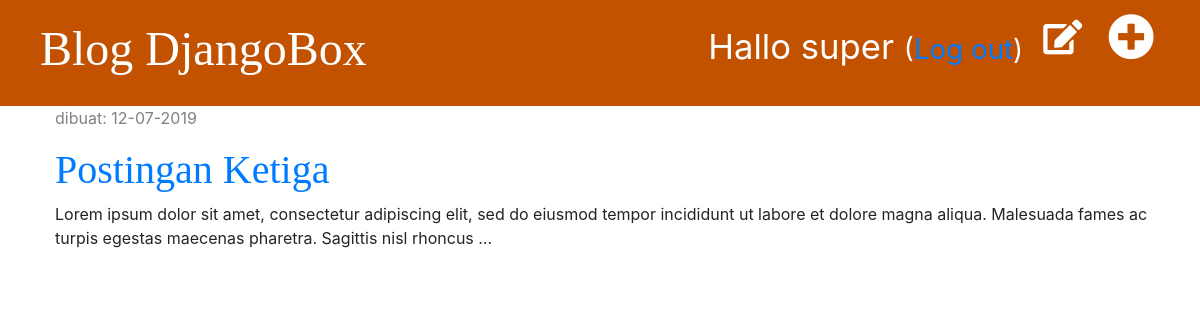
Page /drafts/ (signed in) on the committed database.
### blog/models.py (models this page shows, shortened)
class Post(models.Model):
	author = models.ForeignKey(settings.AUTH_USER_MODEL, on_delete=models.CASCADE)
	judul = models.CharField(max_length=200)
	isi = models.TextField()
	tgl_buat = models.DateTimeField(default=timezone.now)
	tgl_terbit = models.DateTimeField(blank=True, null=True)

### blog/views.py (the view)
# urls.py: path('drafts/', views.post_draft_list, name='post_draft_list'),
@login_required
def post_draft_list(request):
	posts = Post.objects.filter(tgl_terbit__isnull=True).order_by('tgl_buat')
	return render(request, 'blog/post_draft_list.html', {'posts': posts})

### blog/templates/blog/post_draft_list.html
{% extends 'blog/base.html' %}
{% block content %}
	{% for post in posts %}
		<div class="post">
			<p class="date">dibuat: {{ post.tgl_buat|date:'d-m-Y' }}</p>
			<h1><a href="{% url 'post_detail' pk=post.pk %}">{{ post.judul }}</a></h1>
			<p>{{ post.isi|truncatechars:200 }}</p>
		</div>
	{% endfor %}
{% endblock %}

### blog/templates/blog/base.html (shortened to what this page needs)
{% load static %}
<html>
	<head>
		<link rel="stylesheet" href="{% static 'css/bootstrap.min.css' %}">
		<link rel="stylesheet" href="{% static 'css/all.min.css' %}">
		<link rel="stylesheet" href="{% static 'css/blog.css' %}">
	</head>
	<body>
		<div class="page-header">
		{% if user.is_authenticated %}
			<a href="{% url 'post_baru' %}" class="top-menu"><span class="fas fa-plus-circle fa-fw fa-lg"></span></a>
			<a href="{% url 'post_draft_list' %}" class="top-menu"><span class="fas fa-edit"></span></a>
			<p class="top-menu">Hallo {{ user.username }} <small> (<a href="{% url 'logout' %}">Log out</a>)</small></p>
		{% else %}
			<a href="{% url 'login' %}" class="top-menu"><span class="fas fa-lock"></span></a>
		{% endif %}
			<h1><a href="/">Blog DjangoBox</a></h1>
		</div>
	<div class="content container">
		<div class="row">
			<div class="col-md-12">
				{% block content %}
				{% endblock %}
			</div>
		</div>
	</div>
	</body>
</html>

### blog/static/css/blog.css (style rules this page uses)
.page-header { background-color: #C25100; margin-top: 0; padding: 20px 20px 20px 40px; }
.page-header h1, .page-header h1 a, .page-header h1 a:visited, .page-header h1 a:active { color: #ffffff; font-size: 36pt; text-decoration: none; }
.content { margin-left: 40px; }
h1, h2, h3, h4 { font-family: 'Lobster', cursive; }
.date { color: #828282; }
.top-menu, .top-menu:hover, .top-menu:visited { color: #ffffff; float: right; font-size: 26pt; margin-right: 20px; }
.post { margin-bottom: 70px; }

### rows in the picture
Post: tgl_buat "12-07-2019", judul "Postingan Ketiga", isi "Lorem ipsum dolor sit amet, consectetur adipiscing elit, sed do eiusmod tempor incididunt ut labore et dolore magna aliqua. Malesuada fames ac turpis egestas maecenas pharetra. Sagittis nisl rhoncus …"

### other values in the picture
{{ user.username }} "super"
